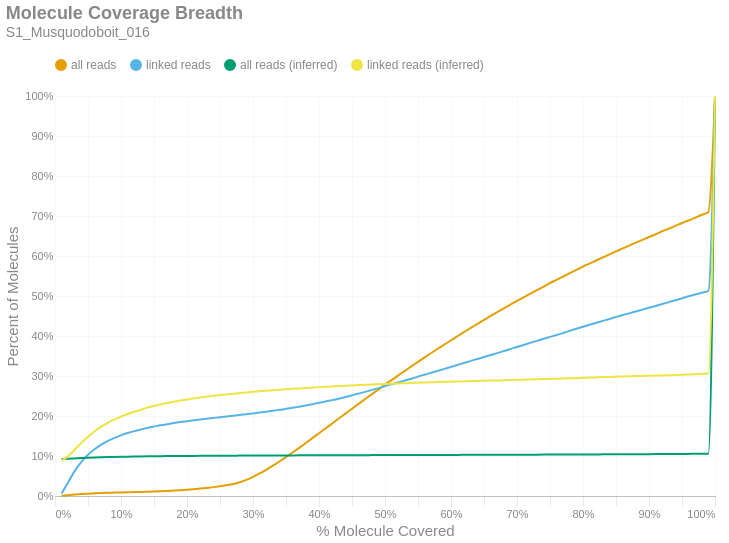

The code cell stored with this chart in its notebook:
### Markdown cell above
### Molecule Read Coverage
This chart shows molecule coverage breadth as computed by the number of bases aligned to that molecule. In other words, "*how much of each unique long molecule is actually sequenced/aligned?*" Keep in mind there is a distinction between sequences and alignments, since some sequences belonging to a particular molecule may not align well and wouldn't appear in the alignment data. This chart also shows molecule coverage breadth as computed by the *inferred fragment* from which the aligned sequences originate. Unlike read coverage, this calculation takes into account the total insert size, including unsequenced gaps between the forward and reverse reads. Like the previous figures, these are cumulative percents.

### Code cell
if SKIPLR:
    print_html(f"Skipped")
else:
    binned_df = consolidated_hist(valids['coverage_bp'], mask, 0.01, True)
    binned_df_inf = consolidated_hist(valids['coverage_inserts'], mask, 0.01, True)
    binned_df = binned_df.with_columns(pl.lit(binned_df_inf['all reads (cumsum)']).alias('all reads (inferred)'))
    binned_df = binned_df.with_columns(pl.lit(binned_df_inf['linked reads (cumsum)']).alias('linked reads (inferred)'))
    binned_df = binned_df.with_columns(
        (pl.col('bin').cast(pl.Float64) + 0.01).alias('right_edge')
    )

    with SafeRender(binned_df):
        (
            density_plot(binned_df, 'Molecule Coverage Breadth', samplename, 'molcov', ['all reads (inferred)','linked reads (inferred)'])
            .encode(
                #x=alt.X('bin:Q', title="% Molecule Covered").axis(format = '%').scale(padding=0),
                x=alt.X('right_edge:Q', title="% Molecule Covered").axis(format='%').scale(padding=0),
                y=alt.Y('value:Q', title='Percent of Molecules')
                    .axis(format='%')
                    .stack(False)
                    .scale(domainMin=0, padding=0),
                color=alt.Color("key:N").scale(domain = ["all reads", "linked reads", "all reads (inferred)", "linked reads (inferred)"]),
                tooltip = [
                    alt.Tooltip("key:N", title = "Data Type"),
                    alt.Tooltip("range_label:N", title="% Molecule Covered"),
                    alt.Tooltip("value:Q", format = ".2%", title="% Molecules")
                ]
            )
        ).display()

### Figure 1 — Vega-Lite specification as saved in the notebook (floating-point values rounded to 4 significant figures)
{"width": "container", "height": 400, "config": {"title": {"anchor": "start", "dy": -15, "fontSize": 18, "color": "#888888", "subtitleColor": "#888888", "subtitleFontSize": 14}, "arc": {"fill": "#0072B2"}, "axis": {"domainColor": "#888888", "domainWidth": 0.5, "gridWidth": 0.2, "grid": false, "titleFontWeight": 400, "titleFontSize": 15, "labelFontSize": 11, "labelColor": "#888888", "tickColor": "#888888", "tickWidth": 0.2, "titleColor": "#888888"}, "axisBand": {"grid": false}, "axisX": {"grid": true, "tickSize": 10, "domainCap": "round"}, "axisY": {"domain": false, "grid": true, "tickSize": 0, "domainCap": "round"}, "background": "transparent", "header": {"labelFontSize": 15, "labelColor": "#888888", "titleFontSize": 15, "titleFontWeight": 600, "titleColor": "#888888"}, "legend": {"labelFont": "sans-serif", "labelFontSize": 12, "labelColor": "#888888", "symbolSize": 100, "symbolType": "circle", "titleFontSize": 12, "titlePadding": 10, "titleColor": "#888888", "title": null, "orient": "top"}, "range": {"category": ["#E69F00", "#56B4E9", "#009E73", "#F0E442", "#0072B2", "#D55E00", "#CC79A7", "#000000"], "diverging": ["#cfe8f3", "#a2d4ec", "#73bfe2", "#46abdb", "#1696d2", "#12719e"]}, "area": {"fill": "#0072B2", "fillOpacity": 0.7, "line": true, "strokeOpacity": 0.7}, "line": {"color": "#0072B2", "stroke": "#0072B2", "strokeWidth": 2}, "trail": {"color": "#0072B2", "stroke": "#0072B2", "strokeWidth": 0, "size": 1}, "point": {"filled": true, "fillOpacity": 1.0, "size": 95}, "text": {"color": "#888888", "fontSize": 11, "align": "right", "fontWeight": 400, "size": 11}, "bar": {"fill": "#0072B2", "stroke": null}, "view": {"stroke": null, "continuousWidth": 660, "continuousHeight": 400}}, "data": {"name": "data-48bbb103cd193206f222161f52f2f662"}, "mark": {"type": "line", "interpolate": "monotone", "point": {"opacity": 0, "size": 275}}, "encoding": {"color": {"field": "key", "scale": {"domain": ["all reads", "linked reads", "all reads (inferred)", "linked reads (inferred)"]}, "type": "nominal"}, "tooltip": [{"field": "key", "title": "Data Type", "type": "nominal"}, {"field": "range_label", "title": "% Molecule Covered", "type": "nominal"}, {"field": "value", "format": ".2%", "title": "% Molecules", "type": "quantitative"}], "x": {"axis": {"format": "%"}, "field": "right_edge", "scale": {"padding": 0}, "title": "% Molecule Covered", "type": "quantitative"}, "y": {"axis": {"format": "%"}, "field": "value", "scale": {"domainMin": 0, "padding": 0}, "stack": false, "title": "Percent of Molecules", "type": "quantitative"}}, "params": [{"name": "param_c36ac31b6afebe62", "select": {"type": "point", "fields": ["key"]}, "bind": "legend"}], "title": {"text": "Molecule Coverage Breadth", "subtitle": "S1_Musquodoboit_016"}, "transform": [{"fold": ["all reads (cumsum)", "linked reads (cumsum)", "all reads (inferred)", "linked reads (inferred)"]}, {"calculate": "replace(datum.key, ' (cumsum)', '')", "as": "key"}, {"filter": {"param": "param_c36ac31b6afebe62"}}], "usermeta": {"embedOptions": {"downloadFileName": "S1_Musquodoboit_016.molcov"}}, "$schema": "https://vega.github.io/schema/vega-lite/v6.1.0.json", "datasets": {"data-48bbb103cd193206f222161f52f2f662": [{"bin": "0.0", "interval": "0.0-0.01", "all reads": 0.0004567, "linked reads": 0.006328, "all reads (cumsum)": 0.0004567, "linked reads (cumsum)": 0.006328, "range_label": "0.0-0.01", "all reads (inferred)": 0.09246, "linked reads (inferred)": 0.08865, "right_edge": 0.01}, {"bin": "0.01", "interval": "0.01-0.02", "all reads": 0.001547, "linked reads": 0.02818, "all reads (cumsum)": 0.002004, "linked reads (cumsum)": 0.0345, "range_label": "0.01-0.02", "all reads (inferred)": 0.09305, "linked reads (inferred)": 0.09968, "right_edge": 0.02}, {"bin": "0.02", "interval": "0.02-0.03", "all reads": 0.001537, "linked reads": 0.02827, "all reads (cumsum)": 0.003541, "linked reads (cumsum)": 0.06277, "range_label": "0.02-0.03", "all reads (inferred)": 0.09387, "linked reads (inferred)": 0.1162, "right_edge": 0.03}, {"bin": "0.03", "interval": "0.03-0.04", "all reads": 0.001301, "linked reads": 0.02262, "all reads (cumsum)": 0.004842, "linked reads (cumsum)": 0.0854, "range_label": "0.03-0.04", "all reads (inferred)": 0.0947, "linked reads (inferred)": 0.1329, "right_edge": 0.04}, {"bin": "0.04", "interval": "0.04-0.05", "all reads": 0.001019, "linked reads": 0.01782, "all reads (cumsum)": 0.005862, "linked reads (cumsum)": 0.1032, "range_label": "0.04-0.05", "all reads (inferred)": 0.09551, "linked reads (inferred)": 0.1479, "right_edge": 0.05}, {"bin": "0.05", "interval": "0.05-0.06", "all reads": 0.000834, "linked reads": 0.01365, "all reads (cumsum)": 0.006696, "linked reads (cumsum)": 0.1169, "range_label": "0.05-0.06", "all reads (inferred)": 0.0962, "linked reads (inferred)": 0.1618, "right_edge": 0.06}, {"bin": "0.06", "interval": "0.06-0.07", "all reads": 0.0006746, "linked reads": 0.01137, "all reads (cumsum)": 0.00737, "linked reads (cumsum)": 0.1282, "range_label": "0.06-0.07", "all reads (inferred)": 0.09678, "linked reads (inferred)": 0.1734, "right_edge": 0.07}, {"bin": "0.07", "interval": "0.07-0.08", "all reads": 0.0005904, "linked reads": 0.009557, "all reads (cumsum)": 0.007961, "linked reads (cumsum)": 0.1378, "range_label": "0.07-0.08", "all reads (inferred)": 0.09726, "linked reads (inferred)": 0.1831, "right_edge": 0.08}, {"bin": "0.08", "interval": "0.08-0.09", "all reads": 0.0004945, "linked reads": 0.007348, "all reads (cumsum)": 0.008455, "linked reads (cumsum)": 0.1451, "range_label": "0.08-0.09", "all reads (inferred)": 0.09766, "linked reads (inferred)": 0.1911, "right_edge": 0.09}, {"bin": "0.09", "interval": "0.09-0.1", "all reads": 0.0004802, "linked reads": 0.006543, "all reads (cumsum)": 0.008935, "linked reads (cumsum)": 0.1517, "range_label": "0.09-0.1", "all reads (inferred)": 0.09802, "linked reads (inferred)": 0.1985, "right_edge": 0.1}, {"bin": "0.1", "interval": "0.1-0.11", "all reads": 0.0004576, "linked reads": 0.005635, "all reads (cumsum)": 0.009393, "linked reads (cumsum)": 0.1573, "range_label": "0.1-0.11", "all reads (inferred)": 0.09834, "linked reads (inferred)": 0.205, "right_edge": 0.11}, {"bin": "0.11", "interval": "0.11-0.12", "all reads": 0.0004276, "linked reads": 0.004811, "all reads (cumsum)": 0.009821, "linked reads (cumsum)": 0.1621, "range_label": "0.11-0.12", "all reads (inferred)": 0.0986, "linked reads (inferred)": 0.2105, "right_edge": 0.12}, {"bin": "0.12", "interval": "0.12-0.13", "all reads": 0.0004415, "linked reads": 0.004203, "all reads (cumsum)": 0.01026, "linked reads (cumsum)": 0.1663, "range_label": "0.12-0.13", "all reads (inferred)": 0.09887, "linked reads (inferred)": 0.2158, "right_edge": 0.13}, {"bin": "0.13", "interval": "0.13-0.14", "all reads": 0.0004606, "linked reads": 0.003903, "all reads (cumsum)": 0.01072, "linked reads (cumsum)": 0.1702, "range_label": "0.13-0.14", "all reads (inferred)": 0.09911, "linked reads (inferred)": 0.2209, "right_edge": 0.14}, {"bin": "0.14", "interval": "0.14-0.15", "all reads": 0.0005014, "linked reads": 0.003258, "all reads (cumsum)": 0.01122, "linked reads (cumsum)": 0.1735, "range_label": "0.14-0.15", "all reads (inferred)": 0.09932, "linked reads (inferred)": 0.225, "right_edge": 0.15}, {"bin": "0.15", "interval": "0.15-0.16", "all reads": 0.0006169, "linked reads": 0.003304, "all reads (cumsum)": 0.01184, "linked reads (cumsum)": 0.1768, "range_label": "0.15-0.16", "all reads (inferred)": 0.09952, "linked reads (inferred)": 0.229, "right_edge": 0.16}, {"bin": "0.16", "interval": "0.16-0.17", "all reads": 0.0007324, "linked reads": 0.002799, "all reads (cumsum)": 0.01257, "linked reads (cumsum)": 0.1796, "range_label": "0.16-0.17", "all reads (inferred)": 0.0997, "linked reads (inferred)": 0.2326, "right_edge": 0.17}, {"bin": "0.17", "interval": "0.17-0.18", "all reads": 0.0008765, "linked reads": 0.002677, "all reads (cumsum)": 0.01345, "linked reads (cumsum)": 0.1823, "range_label": "0.17-0.18", "all reads (inferred)": 0.09985, "linked reads (inferred)": 0.2357, "right_edge": 0.18}, {"bin": "0.18", "interval": "0.18-0.19", "all reads": 0.001025, "linked reads": 0.002499, "all reads (cumsum)": 0.01448, "linked reads (cumsum)": 0.1848, "range_label": "0.18-0.19", "all reads (inferred)": 0.1, "linked reads (inferred)": 0.2386, "right_edge": 0.19}, {"bin": "0.19", "interval": "0.19-0.2", "all reads": 0.00118, "linked reads": 0.002303, "all reads (cumsum)": 0.01566, "linked reads (cumsum)": 0.1871, "range_label": "0.19-0.2", "all reads (inferred)": 0.1001, "linked reads (inferred)": 0.2414, "right_edge": 0.2}, {"bin": "0.2", "interval": "0.2-0.21", "all reads": 0.001315, "linked reads": 0.002162, "all reads (cumsum)": 0.01697, "linked reads (cumsum)": 0.1892, "range_label": "0.2-0.21", "all reads (inferred)": 0.1003, "linked reads (inferred)": 0.2441, "right_edge": 0.21}, {"bin": "0.21", "interval": "0.21-0.22", "all reads": 0.001582, "linked reads": 0.002275, "all reads (cumsum)": 0.01855, "linked reads (cumsum)": 0.1915, "range_label": "0.21-0.22", "all reads (inferred)": 0.1004, "linked reads (inferred)": 0.2465, "right_edge": 0.22}, {"bin": "0.22", "interval": "0.22-0.23", "all reads": 0.001728, "linked reads": 0.001741, "all reads (cumsum)": 0.02028, "linked reads (cumsum)": 0.1933, "range_label": "0.22-0.23", "all reads (inferred)": 0.1005, "linked reads (inferred)": 0.2484, "right_edge": 0.23}, {"bin": "0.23", "interval": "0.23-0.24", "all reads": 0.001902, "linked reads": 0.001881, "all reads (cumsum)": 0.02218, "linked reads (cumsum)": 0.1951, "range_label": "0.23-0.24", "all reads (inferred)": 0.1006, "linked reads (inferred)": 0.2504, "right_edge": 0.24}, {"bin": "0.24", "interval": "0.24-0.25", "all reads": 0.002158, "linked reads": 0.001928, "all reads (cumsum)": 0.02434, "linked reads (cumsum)": 0.1971, "range_label": "0.24-0.25", "all reads (inferred)": 0.1007, "linked reads (inferred)": 0.2522, "right_edge": 0.25}, {"bin": "0.25", "interval": "0.25-0.26", "all reads": 0.00241, "linked reads": 0.001797, "all reads (cumsum)": 0.02675, "linked reads (cumsum)": 0.1989, "range_label": "0.25-0.26", "all reads (inferred)": 0.1008, "linked reads (inferred)": 0.254, "right_edge": 0.26}, {"bin": "0.26", "interval": "0.26-0.27", "all reads": 0.00315, "linked reads": 0.001816, "all reads (cumsum)": 0.0299, "linked reads (cumsum)": 0.2007, "range_label": "0.26-0.27", "all reads (inferred)": 0.1009, "linked reads (inferred)": 0.2557, "right_edge": 0.27}, {"bin": "0.27", "interval": "0.27-0.28", "all reads": 0.004533, "linked reads": 0.001928, "all reads (cumsum)": 0.03443, "linked reads (cumsum)": 0.2026, "range_label": "0.27-0.28", "all reads (inferred)": 0.101, "linked reads (inferred)": 0.2574, "right_edge": 0.28}, {"bin": "0.28", "interval": "0.28-0.29", "all reads": 0.006041, "linked reads": 0.002031, "all reads (cumsum)": 0.04047, "linked reads (cumsum)": 0.2046, "range_label": "0.28-0.29", "all reads (inferred)": 0.1011, "linked reads (inferred)": 0.259, "right_edge": 0.29}, {"bin": "0.29", "interval": "0.29-0.3", "all reads": 0.007411, "linked reads": 0.001881, "all reads (cumsum)": 0.04789, "linked reads (cumsum)": 0.2065, "range_label": "0.29-0.3", "all reads (inferred)": 0.1011, "linked reads (inferred)": 0.2606, "right_edge": 0.3}, {"bin": "0.3", "interval": "0.3-0.31", "all reads": 0.00839, "linked reads": 0.002003, "all reads (cumsum)": 0.05628, "linked reads (cumsum)": 0.2085, "range_label": "0.3-0.31", "all reads (inferred)": 0.1012, "linked reads (inferred)": 0.2621, "right_edge": 0.31}, {"bin": "0.31", "interval": "0.31-0.32", "all reads": 0.00931, "linked reads": 0.002237, "all reads (cumsum)": 0.06559, "linked reads (cumsum)": 0.2108, "range_label": "0.31-0.32", "all reads (inferred)": 0.1013, "linked reads (inferred)": 0.2634, "right_edge": 0.32}, {"bin": "0.32", "interval": "0.32-0.33", "all reads": 0.01014, "linked reads": 0.002368, "all reads (cumsum)": 0.07573, "linked reads (cumsum)": 0.2131, "range_label": "0.32-0.33", "all reads (inferred)": 0.1014, "linked reads (inferred)": 0.2646, "right_edge": 0.33}, {"bin": "0.33", "interval": "0.33-0.34", "all reads": 0.01053, "linked reads": 0.002218, "all reads (cumsum)": 0.08626, "linked reads (cumsum)": 0.2154, "range_label": "0.33-0.34", "all reads (inferred)": 0.1014, "linked reads (inferred)": 0.2658, "right_edge": 0.34}, {"bin": "0.34", "interval": "0.34-0.35", "all reads": 0.01109, "linked reads": 0.002593, "all reads (cumsum)": 0.09734, "linked reads (cumsum)": 0.2179, "range_label": "0.34-0.35", "all reads (inferred)": 0.1015, "linked reads (inferred)": 0.2669, "right_edge": 0.35}, {"bin": "0.35", "interval": "0.35-0.36", "all reads": 0.01144, "linked reads": 0.002602, "all reads (cumsum)": 0.1088, "linked reads (cumsum)": 0.2205, "range_label": "0.35-0.36", "all reads (inferred)": 0.1016, "linked reads (inferred)": 0.268, "right_edge": 0.36}, {"bin": "0.36", "interval": "0.36-0.37", "all reads": 0.01164, "linked reads": 0.00278, "all reads (cumsum)": 0.1204, "linked reads (cumsum)": 0.2233, "range_label": "0.36-0.37", "all reads (inferred)": 0.1016, "linked reads (inferred)": 0.269, "right_edge": 0.37}, {"bin": "0.37", "interval": "0.37-0.38", "all reads": 0.01202, "linked reads": 0.00307, "all reads (cumsum)": 0.1324, "linked reads (cumsum)": 0.2264, "range_label": "0.37-0.38", "all reads (inferred)": 0.1017, "linked reads (inferred)": 0.27, "right_edge": 0.38}, {"bin": "0.38", "interval": "0.38-0.39", "all reads": 0.01212, "linked reads": 0.002911, "all reads (cumsum)": 0.1446, "linked reads (cumsum)": 0.2293, "range_label": "0.38-0.39", "all reads (inferred)": 0.1017, "linked reads (inferred)": 0.2711, "right_edge": 0.39}, {"bin": "0.39", "interval": "0.39-0.4", "all reads": 0.01239, "linked reads": 0.003632, "all reads (cumsum)": 0.157, "linked reads (cumsum)": 0.2329, "range_label": "0.39-0.4", "all reads (inferred)": 0.1018, "linked reads (inferred)": 0.2722, "right_edge": 0.4}, {"bin": "0.4", "interval": "0.4-0.41", "all reads": 0.01214, "linked reads": 0.003538, "all reads (cumsum)": 0.1691, "linked reads (cumsum)": 0.2365, "range_label": "0.4-0.41", "all reads (inferred)": 0.1019, "linked reads (inferred)": 0.2732, "right_edge": 0.41}, {"bin": "0.41", "interval": "0.41-0.42", "all reads": 0.01228, "linked reads": 0.003201, "all reads (cumsum)": 0.1814, "linked reads (cumsum)": 0.2397, "range_label": "0.41-0.42", "all reads (inferred)": 0.1019, "linked reads (inferred)": 0.2741, "right_edge": 0.42}, {"bin": "0.42", "interval": "0.42-0.43", "all reads": 0.01232, "linked reads": 0.003548, "all reads (cumsum)": 0.1937, "linked reads (cumsum)": 0.2432, "range_label": "0.42-0.43", "all reads (inferred)": 0.102, "linked reads (inferred)": 0.2748, "right_edge": 0.43}, {"bin": "0.43", "interval": "0.43-0.44", "all reads": 0.01215, "linked reads": 0.004184, "all reads (cumsum)": 0.2059, "linked reads (cumsum)": 0.2474, "range_label": "0.43-0.44", "all reads (inferred)": 0.102, "linked reads (inferred)": 0.2758, "right_edge": 0.44}, {"bin": "0.44", "interval": "0.44-0.45", "all reads": 0.01241, "linked reads": 0.004343, "all reads (cumsum)": 0.2183, "linked reads (cumsum)": 0.2518, "range_label": "0.44-0.45", "all reads (inferred)": 0.1021, "linked reads (inferred)": 0.2765, "right_edge": 0.45}, {"bin": "0.45", "interval": "0.45-0.46", "all reads": 0.01213, "linked reads": 0.004381, "all reads (cumsum)": 0.2304, "linked reads (cumsum)": 0.2561, "range_label": "0.45-0.46", "all reads (inferred)": 0.1021, "linked reads (inferred)": 0.2772, "right_edge": 0.46}, {"bin": "0.46", "interval": "0.46-0.47", "all reads": 0.01195, "linked reads": 0.004222, "all reads (cumsum)": 0.2423, "linked reads (cumsum)": 0.2604, "range_label": "0.46-0.47", "all reads (inferred)": 0.1022, "linked reads (inferred)": 0.2779, "right_edge": 0.47}, {"bin": "0.47", "interval": "0.47-0.48", "all reads": 0.0122, "linked reads": 0.004868, "all reads (cumsum)": 0.2545, "linked reads (cumsum)": 0.2652, "range_label": "0.47-0.48", "all reads (inferred)": 0.1022, "linked reads (inferred)": 0.2785, "right_edge": 0.48}, {"bin": "0.48", "interval": "0.48-0.49", "all reads": 0.01149, "linked reads": 0.004381, "all reads (cumsum)": 0.266, "linked reads (cumsum)": 0.2696, "range_label": "0.48-0.49", "all reads (inferred)": 0.1022, "linked reads (inferred)": 0.2792, "right_edge": 0.49}, {"bin": "0.49", "interval": "0.49-0.5", "all reads": 0.0128, "linked reads": 0.00512, "all reads (cumsum)": 0.2788, "linked reads (cumsum)": 0.2747, "range_label": "0.49-0.5", "all reads (inferred)": 0.1023, "linked reads (inferred)": 0.28, "right_edge": 0.5}, {"bin": "0.5", "interval": "0.5-0.51", "all reads": 0.01072, "linked reads": 0.004446, "all reads (cumsum)": 0.2895, "linked reads (cumsum)": 0.2792, "range_label": "0.5-0.51", "all reads (inferred)": 0.1024, "linked reads (inferred)": 0.2807, "right_edge": 0.51}, {"bin": "0.51", "interval": "0.51-0.52", "all reads": 0.01205, "linked reads": 0.004718, "all reads (cumsum)": 0.3016, "linked reads (cumsum)": 0.2839, "range_label": "0.51-0.52", "all reads (inferred)": 0.1024, "linked reads (inferred)": 0.2814, "right_edge": 0.52}, {"bin": "0.52", "interval": "0.52-0.53", "all reads": 0.01124, "linked reads": 0.004718, "all reads (cumsum)": 0.3128, "linked reads (cumsum)": 0.2886, "range_label": "0.52-0.53", "all reads (inferred)": 0.1024, "linked reads (inferred)": 0.282, "right_edge": 0.53}, {"bin": "0.53", "interval": "0.53-0.54", "all reads": 0.01134, "linked reads": 0.004718, "all reads (cumsum)": 0.3242, "linked reads (cumsum)": 0.2933, "range_label": "0.53-0.54", "all reads (inferred)": 0.1025, "linked reads (inferred)": 0.2826, "right_edge": 0.54}, {"bin": "0.54", "interval": "0.54-0.55", "all reads": 0.01106, "linked reads": 0.005186, "all reads (cumsum)": 0.3352, "linked reads (cumsum)": 0.2985, "range_label": "0.54-0.55", "all reads (inferred)": 0.1025, "linked reads (inferred)": 0.2832, "right_edge": 0.55}, {"bin": "0.55", "interval": "0.55-0.56", "all reads": 0.01126, "linked reads": 0.004774, "all reads (cumsum)": 0.3465, "linked reads (cumsum)": 0.3033, "range_label": "0.55-0.56", "all reads (inferred)": 0.1026, "linked reads (inferred)": 0.2839, "right_edge": 0.56}, {"bin": "0.56", "interval": "0.56-0.57", "all reads": 0.01106, "linked reads": 0.00469, "all reads (cumsum)": 0.3575, "linked reads (cumsum)": 0.308, "range_label": "0.56-0.57", "all reads (inferred)": 0.1026, "linked reads (inferred)": 0.2843, "right_edge": 0.57}, {"bin": "0.57", "interval": "0.57-0.58", "all reads": 0.01055, "linked reads": 0.004924, "all reads (cumsum)": 0.3681, "linked reads (cumsum)": 0.3129, "range_label": "0.57-0.58", "all reads (inferred)": 0.1027, "linked reads (inferred)": 0.2848, "right_edge": 0.58}, {"bin": "0.58", "interval": "0.58-0.59", "all reads": 0.01071, "linked reads": 0.004896, "all reads (cumsum)": 0.3788, "linked reads (cumsum)": 0.3178, "range_label": "0.58-0.59", "all reads (inferred)": 0.1027, "linked reads (inferred)": 0.2853, "right_edge": 0.59}, {"bin": "0.59", "interval": "0.59-0.6", "all reads": 0.01065, "linked reads": 0.004999, "all reads (cumsum)": 0.3894, "linked reads (cumsum)": 0.3228, "range_label": "0.59-0.6", "all reads (inferred)": 0.1028, "linked reads (inferred)": 0.2858, "right_edge": 0.6}, {"bin": "0.6", "interval": "0.6-0.61", "all reads": 0.01015, "linked reads": 0.004849, "all reads (cumsum)": 0.3996, "linked reads (cumsum)": 0.3276, "range_label": "0.6-0.61", "all reads (inferred)": 0.1028, "linked reads (inferred)": 0.2863, "right_edge": 0.61}, {"bin": "0.61", "interval": "0.61-0.62", "all reads": 0.01047, "linked reads": 0.004886, "all reads (cumsum)": 0.4101, "linked reads (cumsum)": 0.3325, "range_label": "0.61-0.62", "all reads (inferred)": 0.1029, "linked reads (inferred)": 0.2868, "right_edge": 0.62}, {"bin": "0.62", "interval": "0.62-0.63", "all reads": 0.01003, "linked reads": 0.005242, "all reads (cumsum)": 0.4201, "linked reads (cumsum)": 0.3378, "range_label": "0.62-0.63", "all reads (inferred)": 0.1029, "linked reads (inferred)": 0.2872, "right_edge": 0.63}, {"bin": "0.63", "interval": "0.63-0.64", "all reads": 0.01011, "linked reads": 0.004755, "all reads (cumsum)": 0.4302, "linked reads (cumsum)": 0.3425, "range_label": "0.63-0.64", "all reads (inferred)": 0.103, "linked reads (inferred)": 0.2876, "right_edge": 0.64}, {"bin": "0.64", "interval": "0.64-0.65", "all reads": 0.00988, "linked reads": 0.005064, "all reads (cumsum)": 0.4401, "linked reads (cumsum)": 0.3476, "range_label": "0.64-0.65", "all reads (inferred)": 0.103, "linked reads (inferred)": 0.2881, "right_edge": 0.65}, {"bin": "0.65", "interval": "0.65-0.66", "all reads": 0.01007, "linked reads": 0.00483, "all reads (cumsum)": 0.4502, "linked reads (cumsum)": 0.3524, "range_label": "0.65-0.66", "all reads (inferred)": 0.103, "linked reads (inferred)": 0.2886, "right_edge": 0.66}, {"bin": "0.66", "interval": "0.66-0.67", "all reads": 0.009387, "linked reads": 0.004858, "all reads (cumsum)": 0.4596, "linked reads (cumsum)": 0.3573, "range_label": "0.66-0.67", "all reads (inferred)": 0.1031, "linked reads (inferred)": 0.289, "right_edge": 0.67}, {"bin": "0.67", "interval": "0.67-0.68", "all reads": 0.009497, "linked reads": 0.00513, "all reads (cumsum)": 0.469, "linked reads (cumsum)": 0.3624, "range_label": "0.67-0.68", "all reads (inferred)": 0.1031, "linked reads (inferred)": 0.2895, "right_edge": 0.68}, {"bin": "0.68", "interval": "0.68-0.69", "all reads": 0.009305, "linked reads": 0.005223, "all reads (cumsum)": 0.4784, "linked reads (cumsum)": 0.3676, "range_label": "0.68-0.69", "all reads (inferred)": 0.1032, "linked reads (inferred)": 0.29, "right_edge": 0.69}, {"bin": "0.69", "interval": "0.69-0.7", "all reads": 0.009403, "linked reads": 0.004877, "all reads (cumsum)": 0.4878, "linked reads (cumsum)": 0.3725, "range_label": "0.69-0.7", "all reads (inferred)": 0.1033, "linked reads (inferred)": 0.2905, "right_edge": 0.7}, {"bin": "0.7", "interval": "0.7-0.71", "all reads": 0.008957, "linked reads": 0.005055, "all reads (cumsum)": 0.4967, "linked reads (cumsum)": 0.3776, "range_label": "0.7-0.71", "all reads (inferred)": 0.1033, "linked reads (inferred)": 0.2909, "right_edge": 0.71}, {"bin": "0.71", "interval": "0.71-0.72", "all reads": 0.008925, "linked reads": 0.005158, "all reads (cumsum)": 0.5056, "linked reads (cumsum)": 0.3827, "range_label": "0.71-0.72", "all reads (inferred)": 0.1034, "linked reads (inferred)": 0.2915, "right_edge": 0.72}, {"bin": "0.72", "interval": "0.72-0.73", "all reads": 0.008853, "linked reads": 0.004989, "all reads (cumsum)": 0.5145, "linked reads (cumsum)": 0.3877, "range_label": "0.72-0.73", "all reads (inferred)": 0.1034, "linked reads (inferred)": 0.2919, "right_edge": 0.73}, {"bin": "0.73", "interval": "0.73-0.74", "all reads": 0.008608, "linked reads": 0.005233, "all reads (cumsum)": 0.5231, "linked reads (cumsum)": 0.3929, "range_label": "0.73-0.74", "all reads (inferred)": 0.1035, "linked reads (inferred)": 0.2924, "right_edge": 0.74}, {"bin": "0.74", "interval": "0.74-0.75", "all reads": 0.008999, "linked reads": 0.004811, "all reads (cumsum)": 0.5321, "linked reads (cumsum)": 0.3978, "range_label": "0.74-0.75", "all reads (inferred)": 0.1035, "linked reads (inferred)": 0.2928, "right_edge": 0.75}, {"bin": "0.75", "interval": "0.75-0.76", "all reads": 0.008199, "linked reads": 0.00469, "all reads (cumsum)": 0.5403, "linked reads (cumsum)": 0.4024, "range_label": "0.75-0.76", "all reads (inferred)": 0.1036, "linked reads (inferred)": 0.2933, "right_edge": 0.76}, {"bin": "0.76", "interval": "0.76-0.77", "all reads": 0.008464, "linked reads": 0.005205, "all reads (cumsum)": 0.5488, "linked reads (cumsum)": 0.4076, "range_label": "0.76-0.77", "all reads (inferred)": 0.1037, "linked reads (inferred)": 0.2939, "right_edge": 0.77}, {"bin": "0.77", "interval": "0.77-0.78", "all reads": 0.008209, "linked reads": 0.005364, "all reads (cumsum)": 0.557, "linked reads (cumsum)": 0.413, "range_label": "0.77-0.78", "all reads (inferred)": 0.1037, "linked reads (inferred)": 0.2945, "right_edge": 0.78}, {"bin": "0.78", "interval": "0.78-0.79", "all reads": 0.008168, "linked reads": 0.005195, "all reads (cumsum)": 0.5651, "linked reads (cumsum)": 0.4182, "range_label": "0.78-0.79", "all reads (inferred)": 0.1038, "linked reads (inferred)": 0.2949, "right_edge": 0.79}, {"bin": "0.79", "interval": "0.79-0.8", "all reads": 0.008342, "linked reads": 0.004783, "all reads (cumsum)": 0.5735, "linked reads (cumsum)": 0.423, "range_label": "0.79-0.8", "all reads (inferred)": 0.1039, "linked reads (inferred)": 0.2955, "right_edge": 0.8}, {"bin": "0.8", "interval": "0.8-0.81", "all reads": 0.007579, "linked reads": 0.005045, "all reads (cumsum)": 0.5811, "linked reads (cumsum)": 0.428, "range_label": "0.8-0.81", "all reads (inferred)": 0.1039, "linked reads (inferred)": 0.296, "right_edge": 0.81}, {"bin": "0.81", "interval": "0.81-0.82", "all reads": 0.007697, "linked reads": 0.005008, "all reads (cumsum)": 0.5888, "linked reads (cumsum)": 0.433, "range_label": "0.81-0.82", "all reads (inferred)": 0.104, "linked reads (inferred)": 0.2966, "right_edge": 0.82}, {"bin": "0.82", "interval": "0.82-0.83", "all reads": 0.007677, "linked reads": 0.004727, "all reads (cumsum)": 0.5964, "linked reads (cumsum)": 0.4378, "range_label": "0.82-0.83", "all reads (inferred)": 0.1041, "linked reads (inferred)": 0.2972, "right_edge": 0.83}, {"bin": "0.83", "interval": "0.83-0.84", "all reads": 0.00765, "linked reads": 0.004811, "all reads (cumsum)": 0.6041, "linked reads (cumsum)": 0.4426, "range_label": "0.83-0.84", "all reads (inferred)": 0.1042, "linked reads (inferred)": 0.2976, "right_edge": 0.84}, {"bin": "0.84", "interval": "0.84-0.85", "all reads": 0.007424, "linked reads": 0.004914, "all reads (cumsum)": 0.6115, "linked reads (cumsum)": 0.4475, "range_label": "0.84-0.85", "all reads (inferred)": 0.1043, "linked reads (inferred)": 0.2982, "right_edge": 0.85}, {"bin": "0.85", "interval": "0.85-0.86", "all reads": 0.007496, "linked reads": 0.004783, "all reads (cumsum)": 0.619, "linked reads (cumsum)": 0.4523, "range_label": "0.85-0.86", "all reads (inferred)": 0.1043, "linked reads (inferred)": 0.2986, "right_edge": 0.86}, {"bin": "0.86", "interval": "0.86-0.87", "all reads": 0.007121, "linked reads": 0.004362, "all reads (cumsum)": 0.6261, "linked reads (cumsum)": 0.4566, "range_label": "0.86-0.87", "all reads (inferred)": 0.1044, "linked reads (inferred)": 0.2991, "right_edge": 0.87}, {"bin": "0.87", "interval": "0.87-0.88", "all reads": 0.007317, "linked reads": 0.004634, "all reads (cumsum)": 0.6334, "linked reads (cumsum)": 0.4613, "range_label": "0.87-0.88", "all reads (inferred)": 0.1045, "linked reads (inferred)": 0.2997, "right_edge": 0.88}, {"bin": "0.88", "interval": "0.88-0.89", "all reads": 0.007007, "linked reads": 0.004643, "all reads (cumsum)": 0.6404, "linked reads (cumsum)": 0.4659, "range_label": "0.88-0.89", "all reads (inferred)": 0.1046, "linked reads (inferred)": 0.3002, "right_edge": 0.89}, {"bin": "0.89", "interval": "0.89-0.9", "all reads": 0.007162, "linked reads": 0.004605, "all reads (cumsum)": 0.6476, "linked reads (cumsum)": 0.4705, "range_label": "0.89-0.9", "all reads (inferred)": 0.1047, "linked reads (inferred)": 0.3006, "right_edge": 0.9}, {"bin": "0.9", "interval": "0.9-0.91", "all reads": 0.006653, "linked reads": 0.004671, "all reads (cumsum)": 0.6543, "linked reads (cumsum)": 0.4752, "range_label": "0.9-0.91", "all reads (inferred)": 0.1048, "linked reads (inferred)": 0.3011, "right_edge": 0.91}, {"bin": "0.91", "interval": "0.91-0.92", "all reads": 0.007537, "linked reads": 0.004755, "all reads (cumsum)": 0.6618, "linked reads (cumsum)": 0.4799, "range_label": "0.91-0.92", "all reads (inferred)": 0.1049, "linked reads (inferred)": 0.3015, "right_edge": 0.92}, {"bin": "0.92", "interval": "0.92-0.93", "all reads": 0.006422, "linked reads": 0.004643, "all reads (cumsum)": 0.6682, "linked reads (cumsum)": 0.4846, "range_label": "0.92-0.93", "all reads (inferred)": 0.105, "linked reads (inferred)": 0.302, "right_edge": 0.93}, {"bin": "0.93", "interval": "0.93-0.94", "all reads": 0.006953, "linked reads": 0.004662, "all reads (cumsum)": 0.6752, "linked reads (cumsum)": 0.4893, "range_label": "0.93-0.94", "all reads (inferred)": 0.1051, "linked reads (inferred)": 0.3025, "right_edge": 0.94}, {"bin": "0.94", "interval": "0.94-0.95", "all reads": 0.007443, "linked reads": 0.005214, "all reads (cumsum)": 0.6826, "linked reads (cumsum)": 0.4945, "range_label": "0.94-0.95", "all reads (inferred)": 0.1052, "linked reads (inferred)": 0.303, "right_edge": 0.95}, {"bin": "0.95", "interval": "0.95-0.96", "all reads": 0.006079, "linked reads": 0.004802, "all reads (cumsum)": 0.6887, "linked reads (cumsum)": 0.4993, "range_label": "0.95-0.96", "all reads (inferred)": 0.1053, "linked reads (inferred)": 0.3037, "right_edge": 0.96}, {"bin": "0.96", "interval": "0.96-0.97", "all reads": 0.007077, "linked reads": 0.004474, "all reads (cumsum)": 0.6958, "linked reads (cumsum)": 0.5037, "range_label": "0.96-0.97", "all reads (inferred)": 0.1054, "linked reads (inferred)": 0.3045, "right_edge": 0.97}, {"bin": "0.97", "interval": "0.97-0.98", "all reads": 0.007343, "linked reads": 0.004297, "all reads (cumsum)": 0.7031, "linked reads (cumsum)": 0.508, "range_label": "0.97-0.98", "all reads (inferred)": 0.1056, "linked reads (inferred)": 0.3053, "right_edge": 0.98}, {"bin": "0.98", "interval": "0.98-0.99", "all reads": 0.006944, "linked reads": 0.004886, "all reads (cumsum)": 0.7101, "linked reads (cumsum)": 0.5129, "range_label": "0.98-0.99", "all reads (inferred)": 0.1058, "linked reads (inferred)": 0.3064, "right_edge": 0.99}, {"bin": "0.99", "interval": "0.99-1.0", "all reads": 0.2899, "linked reads": 0.4871, "all reads (cumsum)": 1.0, "linked reads (cumsum)": 1.0, "range_label": "0.99-1.0", "all reads (inferred)": 1.0, "linked reads (inferred)": 1.0, "right_edge": 1.0}]}}
